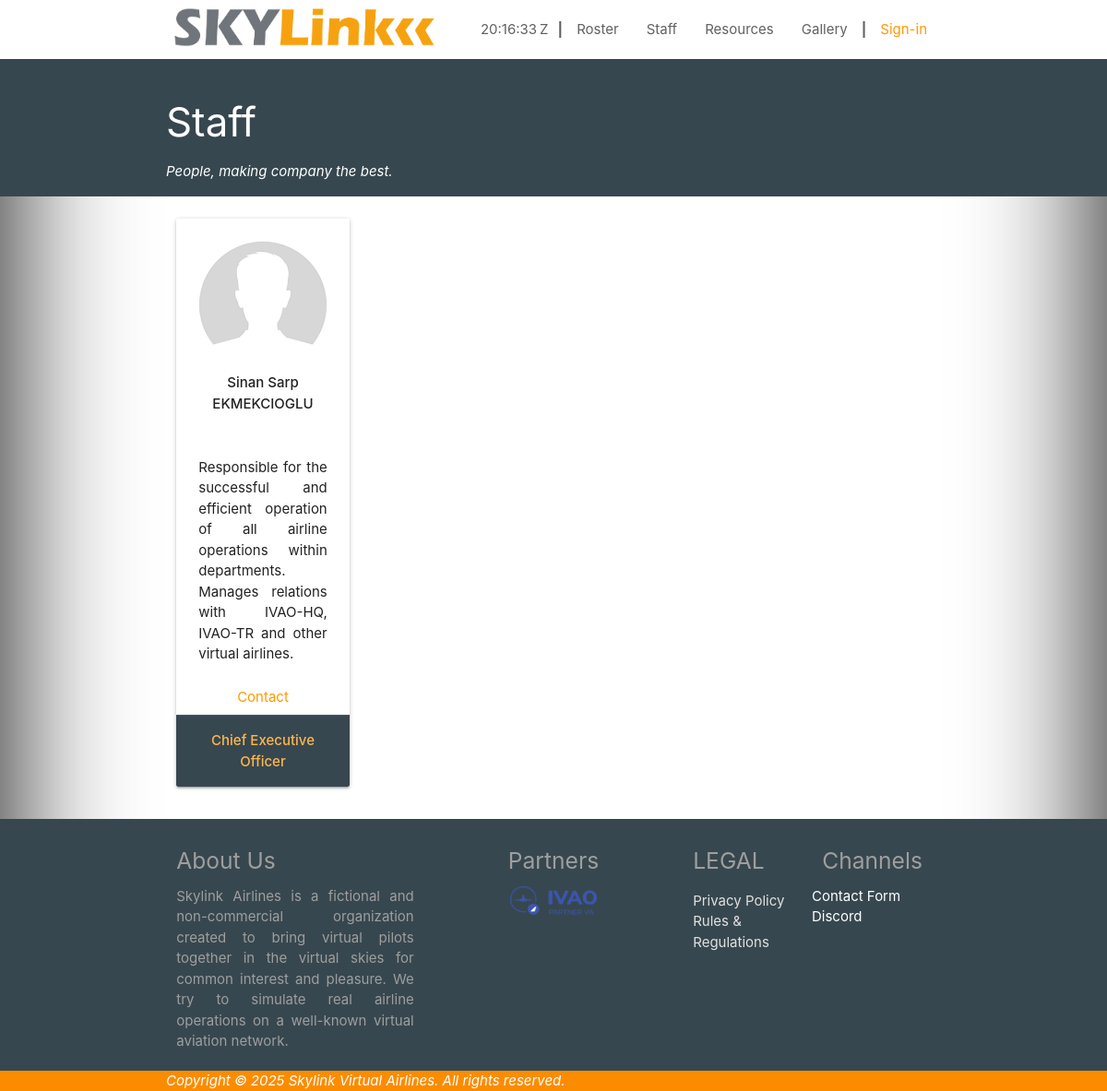
The app's page /a/staff/ with its own data.
### app_airline/models.py (models this page shows, shortened)
class Airline (models.Model):
    isOnline                = models.BooleanField           ('Website is Online', default=True)
    airline_longName        = models.CharField              ('Airline Name', max_length=100, unique=True)
    airline_shortName       = models.CharField              ('Airline Short Name', max_length=20, unique=True, null=True, blank=True)
    airline_sloganFirstLine = models.CharField              ('Slogan First Line', max_length=100, null=True, blank=True,)
    airline_slogan          = models.CharField              ('Slogan',max_length=255, null=True, blank=True,)
    airline_about           = models.TextField              ('About', null=True, blank=True)
    airline_established     = models.DateField              ('Established on', null=True, blank=True)
    airline_icao            = models.CharField              ('ICAO Designator', max_length=3, unique=True)
    airline_iata            = models.CharField              ('IATA Designator', max_length=2, unique=True)
    airline_url             = models.URLField               ('URL')
    airline_email           = models.EmailField             ('E-mail', null=True, blank=True)
    airline_staff_email     = models.EmailField             ('E-mail (STAFF)', null=True, blank=True)
    airline_noreply_email   = models.EmailField             ('E-Mail (No Reply)', null=True, blank=True)
    airline_logo            = models.ImageField             ('Logo', upload_to='uploads/airline/images/main/logos', null=True, blank=True,
                                                                    help_text='Airline main logo for DARK backgrounds')
    airline_web_copyright   = models.CharField              ('Copyright', max_length=250, null=True, blank=True)
    airline_web_warning     = models.CharField              ('Web Warning', max_length=250, null=True, blank=True,
                                                                    help_text='Warning for not real airline' )
    class Meta:
        verbose_name ="Airline Setting"
        verbose_name_plural ="Airline Settings"

class StaffPositions (models.Model):
    airline_shortName       = models.ForeignKey         (Airline, on_delete=models.CASCADE, verbose_name='Airline', null=True, blank=True)
    staff_order             = models.SmallIntegerField  ('Order #', default=1)
    staff_title             = models.CharField          ('Title', max_length=100, unique=True)
    staff_title_abbr        = models.CharField          ('Abbr.', max_length=5, unique=True)
    staff_position_brief    = models.CharField          ('Brief Description of Position', max_length=255, null=True, blank=True)
    staff_job_description   = models.TextField          ('Job Description', null=True, blank=True)
    staff_job_specification = models.TextField          ('Job Specification', null=True, blank=True)
    staff_pos_hiring        = models.BooleanField       ('Hiring', default=False)
    staff_pos_email         = models.EmailField         ('Staff E-mail', null=True, blank=True)
    class Meta:
        verbose_name ="Staff Position"
        verbose_name_plural ="Staff Positions"
    def __str__ (self):
        return self.staff_title

class Partnerships (models.Model):
    airline_shortName       = models.ForeignKey             (Airline, on_delete=models.CASCADE, verbose_name='Airline', null=True, blank=True)
    partner_order           = models.SmallIntegerField      ('Order', default=1)
    partner_longName        = models.CharField              ('Partner', max_length=100, unique=True)
    partner_shortName       = models.CharField              ('Partner Abbr.', max_length=10, unique=True)
    partner_logo            = models.ImageField             ('Partner Logo',upload_to='uploads/airline/images/main/partners', null=True, blank=True,
                                                                help_text='Canvas size: 450x150px')
    partner_URL             = models.URLField               ('Partner URL')
    partner_email           = models.EmailField             ('Partner E-mail', null=True, blank=True)
    partner_since           = models.DateField              ('Partner Since', null=True, blank=True)
    partner_active          = models.BooleanField           ('Partnership is approved', default=False)
    class Meta:
        verbose_name ="Partner"
        verbose_name_plural ="Partners"

### app_users/models.py (models this page shows, shortened)
class CustomUser(AbstractUser):
    email               = models.EmailField     (_("email"), unique=True)
    username            = models.CharField      (_("username"), unique=True, max_length=12,
                                                    validators=[
                                                        MinLengthValidator(4, 'Username must be 4 to 12 characters long.')]
                                                )
    first_name          = models.CharField      ('First Name', max_length=50, null=True, blank=True)
    last_name           = models.CharField      ('Last Name', max_length=50, null=True, blank=True)
    age                 = models.DateField      ('Date of Birth', null=True, blank=True)
    activation_date     = models.DateTimeField  (null=True, blank=True)
    apply_for_pilot     = models.BooleanField   ('Applicant for Pilot', default=False)
    pilots_info_checked = models.BooleanField   ('Checked Pilot Info', default=False )
    is_invited_vamsys   = models.DateTimeField  ('Invited to vaMSYS Date', null=True, blank=True, auto_now_add=True)
    division_name       = models.ForeignKey     (Divisions, on_delete=models.CASCADE, null=True, blank=True)
    ivao_id             = models.CharField      ('IVAO ID (VID)', max_length=7, unique=True, null=True, blank=True)
    vamsys_id           = models.CharField      ('vaMSYS ID', max_length=20, unique=True, null=True, blank=True)
    profile_image       = models.ImageField     ('Profile Picture', upload_to='members/uploads/profile/image', null=True, blank=True)
    is_invitation_sent  = models.BooleanField   ('Invitation Sent', default=False)
    is_pilot            = models.BooleanField   ('Airline Pilot', default=False)
    pilot_title         = models.ForeignKey     (AirlineBadges, on_delete=models.CASCADE, null=True, blank=True, verbose_name='Pilot Rank')
    is_vastaff          = models.BooleanField   ('Airline Staff', default=False)
    is_onTrial          = models.BooleanField   ('is on Trial', default=True)
    staff_title         = models.ForeignKey     (StaffPositions, on_delete=models.CASCADE, null=True, blank=True, verbose_name='Staff Position')
    USERNAME_FIELD      = "email"
    REQUIRED_FIELDS     = ['username']
    objects = CustomUserManager()

### app_airline/views.py (the view)
# urls.py: path('staff/', views.Staffs, name='staff'),
def Staffs (request):
    airline     = Airline.objects.all().first()
    partners    = Partnerships.objects.all().filter(airline_shortName=airline, partner_active=True)
    staffs      = CustomUser.objects.all().filter(is_active=True, is_pilot=True, is_vastaff=True)
    context     = {
                    'airline':airline,
                    'partners':partners,
                    'staff':staffs,
                  }
    template    = 'staff.html'
    return render(request, template, context)

### app_airline/templates/staff.html (shortened to what this page needs)
{% extends "base.html" %}
{% load static %}
{% block page_css %}
<link rel="stylesheet" href="{% static 'css/pages/staff.css' %}">
{% endblock page_css %}
{% block staff %}
{% autoescape off %}
<div class="page-top blue-grey darken-3">
    <div class="page-top-header container">
        <h3 class="">Staff</h3>
        <div><i>People, making company the best.</i></div>
    </div>
</div>
<div class="container">
    <div class="row">
        {% for staff in staff  %}
        <div class="col s12 m8 l3 xl3">
            <div class="card hoverable">
                <div class="card-image">
                    <img src="/media/uploads/airline/defaults/default_profile_image.png" class="staff-default-profile-image" style="">
                    <span class="card-title orange-text text-lighten-2 staff-on-trial" style="font-size:1vh;padding-left:40%;padding-top:1vh;">{% if staff.is_onTrial is True %}<i><strong> on trial</i></strong>{% else %}{% endif %}</span>
                </div>
                <div class="center-align"><strong>{{staff.first_name}} {{staff.last_name}} </strong></div>
                <div class="center-align"></div>
                <div class="card-content">
                    <p class="justify">{{staff.staff_title.staff_position_brief}}</p>
                </div>
                <div class="center-align mailto" style=""> <a href="mailto:staff@skylinkva.com" class="orange-text">Contact</a></div>
                <div class="card-action blue-grey darken-3 orange-text text-lighten-2">
                    <center><strong>{{staff.staff_title}} </strong></center>
                </div>
            </div>
        </div>
        {% endfor %}
    </div>
</div>
{% endautoescape %}
{% endblock staff %}

### templates/base.html (shortened to what this page needs)
<!DOCTYPE html>
{% load static %}
<html lang="tr">
<head>
<link rel="stylesheet" href="https://cdnjs.cloudflare.com/ajax/libs/materialize/1.0.0/css/materialize.css">
<link rel="stylesheet" href="https://cdnjs.cloudflare.com/ajax/libs/materialize/1.0.0-rc.1/css/materialize.min.css" />
<link rel="stylesheet" href="https://cdnjs.cloudflare.com/ajax/libs/font-awesome/6.5.2/css/all.min.css" />
<link rel="stylesheet" href="{% static 'css/base.css' %}">
<link rel="stylesheet" src="{% static 'materialize/css/materialize.css'%}">
{% block page_css %}
{% endblock page_css %}
</head>
<body class='white vignette'>
{% autoescape off %}
<header class=''>
    <nav class="white">
        <div class="nav-wrapper container">
            <a href="/" class="brand-logo grey-text"><img style="padding-top:0%;max-width:300px;height:auto; object-fit:cover;" src="{{airline.airline_logo.url}}" /></a>
            <ul class="right hide-on-med-and-down grey-text text-darken-2">
                {% if user.is_authenticated %}
                <li><span id="currentTime" style="padding-right:3px;"></span><span style="padding-right:10px;">Z</span></li>
                <li><b> | </b></li>
                <li><a href="{% url 'roster' %}" class="grey-text text-darken-2">Roster</a></li>
                <li><a href="{% url 'staff' %}" class="grey-text text-darken-2">Staff</a></li>
                <li><a href="{% url 'resources' %}" class="grey-text text-darken-2">Resources</a></li>
                <li><a href="{% url 'gallery' %}" class="grey-text text-darken-2">Gallery</a></li>
                <li><b> | </b></li>
                <li><a href="{% url 'dashboard' %}" class="grey-text text-darken-2">Dashboard</a></li>
                <li><b> | </b></li>
                {% for group in user.groups.all %}
                {% if group.name == 'STAFF' %}
                <li><a href="{% url 'office' %}" class="black-text">Office</a></li>
                <li><b> | </b></li>
                {% else %} {% endif %} {% endfor %}
                <li><a href="{% url 'signout' %}" class="orange-text">Logout</a></li>
                {% else %}
                <li><span id="currentTime" style="padding-right:3px;"></span><span style="padding-right:10px;">Z</span></li>
                <li><b> | </b></li>
                <li><a href="{% url 'roster' %}" class="grey-text text-darken-2">Roster</a></li>
                <li><a href="{% url 'staff' %}" class="grey-text text-darken-2">Staff</a></li>
                <li><a href="{% url 'resources' %}" class="grey-text text-darken-2">Resources</a></li>
                <li><a href="{% url 'gallery' %}" class="grey-text text-darken-2">Gallery</a></li>
                <li><b> | </b></li>
                <li><a href="{% url 'signin' %}" class="orange-text">Sign-in</a></li>
                {% endif %}
            </ul>
        </div>
    </nav>
</header>
<main>
        {% block staff %}                       {% endblock staff %}
</main>
<footer class="blue-grey darken-3">
  <div class="container" style="">
    <div class="row">
      <div class="col s12 m12 l4 xl4 grey-text">
        <h5 style="padding-bottom:.5vh;">About Us</h5>
        <div class="grey-text text-ligten-1 justify">
              {{airline.airline_about}}
        </div>
      </div>
      <div class="col s12 m12 l4 xl4 grey-text center-align">
        <h5 style="padding-bottom:.5vh;">Partners</h5>
        {% for partner in partners  %}
        <div class="col s12"><img src="{{partner.partner_logo.url}}" alt="" style="width:40%; height:auto; object-fit:contain;"></div>
        {% endfor %}
      </div>
      <div class="col s12 m12 l2 xl2 grey-text">
        <h5 style="padding-bottom:.5vh;">LEGAL</h5>
        <div class="grey-text text-lighten-2">
          <ul>
            <li><a href="{% url 'privacy' %}" class="grey-text text-lighten-2">Privacy Policy</a></li>
            <li><a href="{% url 'rules' %}" class="grey-text text-lighten-2">Rules & Regulations</a></li>
          </ul>
        </div>
      </div>
      <div class="col s12 m12 l2 xl2 grey-text">
        <h5 style="padding-bottom:.5vh;">Channels</h5></div>
        <div class="grey-text text-lighten-2">
          <ul>
            <li><a href="{% url 'contact' %}" class="white-text">Contact Form</a></li>
            <li><a href="https://discord.gg/bBthfVrgMm" class="white-text">Discord</a></li>
          </ul>
        </div>
      </div>
    </div>
  <div class="footer-copyright orange darken-1 grey-text text-lighten-4" style="">
    <div class="container">
    <i class="white-text">{{airline.airline_web_copyright}}</i>
    </div>
  </div>
</footer>
    {% endautoescape %}

### static/css/base.css (style rules this page uses)
body { display: flex; min-height: 100vh; flex-direction: column; }
main { flex: 1 0 auto; }
.justify { text-align: justify; text-justify: inter-word; }
.vignette { -moz-box-shadow: inset 0 0 10em #000; -webkit-box-shadow: inset 0 0 10em #000; box-shadow: inset 0 0 10em #000; top: 0; left: 0; width: 100%; height: 100%; z-index: 9999; margin:0;padding:0; }
.page-top { color:white; width:100%; height:auto; }
.page-top-header { padding-top:2vh;padding-bottom:2vh; }

### static/css/pages/staff.css (style rules this page uses)
.staff-default-profile-image { padding-top:2.5vh;padding-left:2.5vh; padding-right:2.5vh; }
.staff-on-trial { font-size:1vh;padding-left:40%;padding-top:1vh; }
.mailto { padding-bottom: 1vh; }

### records on screen
Airline: airline_logo (picture), airline_about "Skylink Airlines is a fictional and non-commercial organization created to bring virtual pilots together in the virtual skies for common interest and pleasure. We try to simulate real airline operations on a well-known virtual aviation network.", airline_web_copyright "Copyright © 2025 Skylink Virtual Airlines. All rights reserved."
CustomUser: first_name "Sinan Sarp", last_name "EKMEKCIOGLU", staff_title.staff_position_brief "Responsible for the successful and efficient operation of all airline operations within departments. Manages relations with IVAO-HQ, IVAO-TR and other virtual airlines.", staff_title "Chief Executive Officer"
Partnerships: partner_logo (picture)
